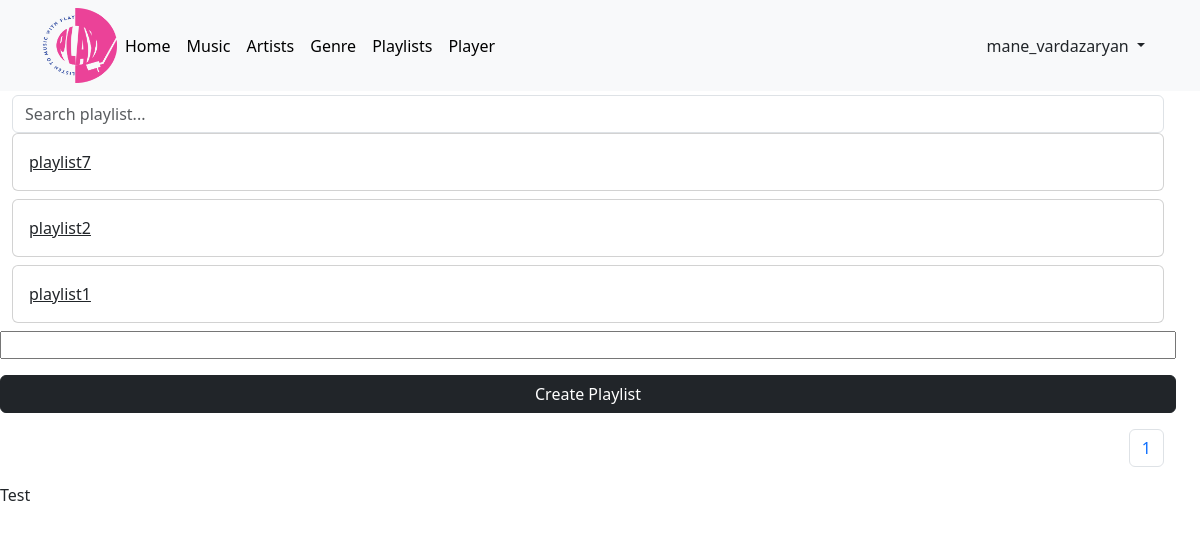
Screenshot of /playlists/ (signed in) with the database file from the repository.
### user_app/models.py (models this page shows)
class User(AbstractUser):
    username = models.CharField(_('username'), max_length=255, default='', unique=True)
    email = models.EmailField(_('email address'), unique=True)
    objects = UserManager()
    USERNAME_FIELD = 'email'
    REQUIRED_FIELDS = []

### music_app/models.py (models this page shows, shortened)
class Playlist(models.Model):
    user = models.ForeignKey(User, related_name='playlist_user', on_delete=models.CASCADE)
    name = models.CharField(max_length=155, )
    music = models.ManyToManyField(Music, related_name='playlist_music', blank=True)
    def get_absolute_url(self):
        return reverse('music_app:playlist_detail', kwargs={'playlist_name': self.name})

### music_app/views.py (the view)
# urls.py: path('playlists/', views.PlaylistView.as_view(), name='playlists'),
class PlaylistView(LoginRequiredMixin, ListView):
    template_name = '../templates/music_app/playlists.html'
    paginate_by = 16
    queryset = Playlist.objects.all()
    context_object_name = 'playlists'
    def get_queryset(self):
        self.queryset = self.queryset.filter(user=self.request.user)
        return self.queryset

### music_app/views.py (called while the page is built)
    @method_decorator(login_required())
    def dispatch(self, request, *args, **kwargs):
        return super().dispatch(request, *args, **kwargs)

### templates/music_app/playlists.html (shortened to what this page needs)
{% extends 'includes/base.html' %}
{% block content  %}
{% load static %}
 <div class="music_container row container-fluid">
    <h1 class="title">Playlists</h1>
    {% if playlists %}
        <form class='search' autocomplete='off'>
            <div class='autocomplete'>
                <input type='text' id='filter' onkeyup='filter_search()' placeholder='Search playlist...' class='form-control me-2'>
            </div>
        </form>
    {% endif %}
    <div class="playlists_block">
        {% for playlist in playlists %}
            <div class="card mb-2 block playlists">
                <a href="{{playlist.get_absolute_url}}" class="card-body name playlist">{{ playlist.name }}</a>
            </div>
        {% endfor %}
    </div>
    <input type="text" class="playlist_name">
    <button type="button" class="btn btn-dark my-3 create_playlist">Create Playlist</button>
    <nav aria-label="...">
        <ul class="pagination d-flex justify-content-end">
            <li class="page-item"><a class="page-link" href="#">{{ page_obj.number }}</a></li>
        </ul>
    </nav>
</div>
<div class="test">Test</div>
{% endblock %}

### templates/includes/header.html (shortened to what this page needs)
{% load static %}
<nav class="navbar navbar-expand-lg bg-body-tertiary">
    <div class="container">
      <a class="logo" href="{% url 'base_app:index' %}">
        <img src="{% static 'images/logo/logo.png' %}" alt="play">
      </a>
      <div class="collapse navbar-collapse" id="navbarSupportedContent">
        <ul class="navbar-nav me-auto mb-2 mb-lg-0">
          <li class="nav-item">
            <a class="nav-link active" aria-current="page" href="{% url 'base_app:index' %}">Home</a>
          </li>
          <li class="nav-item">
            <a class="nav-link active" aria-current="page" href="{% url 'music_app:music' %}">Music</a>
          </li>
          <li class="nav-item">
            <a class="nav-link active" aria-current="page" href="{% url 'singer_app:singer' %}">Artists</a>
          </li>
          <li class="nav-item">
            <a class="nav-link active" aria-current="page" href="{% url 'genre_app:genre' %}">Genre</a>
          </li>
          <li class="nav-item">
            <a class="nav-link active" aria-current="page" href="{% url 'music_app:playlists' %}">Playlists</a>
          </li>
          <li class="nav-item">
            <a class="nav-link active" aria-current="page" href="{% url 'music_app:player' %}">Player</a>
          </li>
        </ul>
      </div>
      <div class="dropdown">
        <button class="btn dropdown-toggle log_reg_button" type="button" data-bs-toggle="dropdown">
          {% if request.user.is_authenticated %}
            {% if request.user.username %}
              {{ request.user.username }}
            {% endif %}
          {% else %}
            User
          {% endif %}
        </button>
      </div>
    </div>
</nav>

### static_files/static/css/style.css (style rules this page uses)
* { margin: 0; padding: 0; list-style: none; text-decoration: none; box-sizing: border-box; }
html { height: 100%; width: 100%; }
body { overflow-x: hidden; height: 100%; background-color: #fff; }
.logo img { width: 75px; height: 75px; }
.title { color: #eb4298; margin-bottom: 35px; text-align: center; font-size: 50px; }
nav.navbar { position: fixed; width: 100%; top: 0; left: 0; z-index: 2; }

### rows the page displays
User: user.username "mane_vardazaryan"
Playlist: name "playlist7"
Playlist: name "playlist2"
Playlist: name "playlist1"

### other values shown
{{ page_obj.number }} "1"
